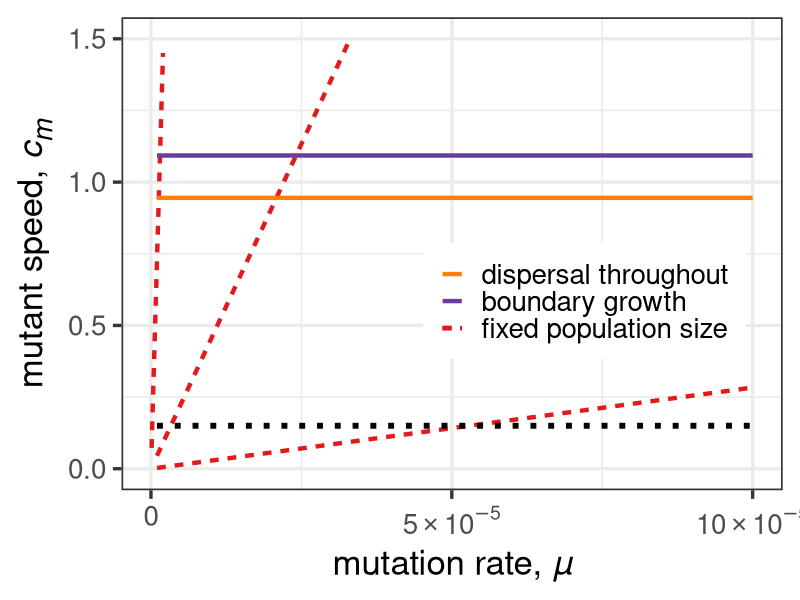
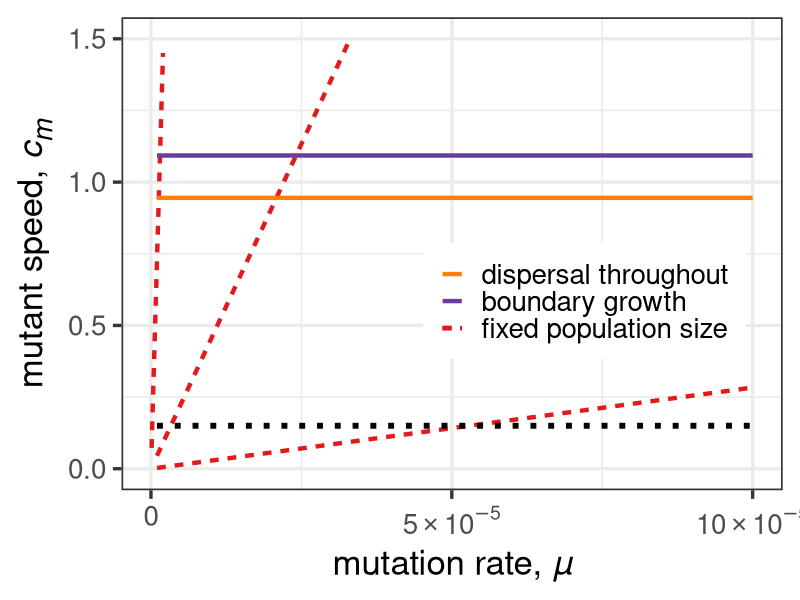

Reproduce these figures in R, in order.
# title: sweep probabilites for alternative growth laws
# author: alexander stein

library("tidyverse")
library("ggtext")
library("RColorBrewer")
library("pracma")

c_wt <- 0.15
mu_1 <- 1:1000/10000000
mu <- 1:100/1000000

#c_m1 <- 0.5^(1/3)*c_wt + c_wt
c_m1 <- 6.3*c_wt
beta <- 7.21675
c_m2 <- sqrt(beta^2+1)*c_wt

c_m1_vec <- rep(c_m1, length(mu))
c_m2_vec <- rep(c_m2, length(mu))
c_wt_vec <- rep(c_wt, length(mu))

x0=5
c_m3 <- mu*pi*x0^4/log(2)
x0=10
c_m4 <- mu*pi*x0^4/log(2)
x0=20
c_m5 <- mu_1*pi*x0^4/log(2)

### Plotting

legend_1 <- "dispersal throughout"
legend_2 <- "boundary growth"
legend_3 <- "fixed population size"

cols <- brewer.pal(12,"Paired")

colours <- t(c(cols[8],cols[10],cols[6]))
colnames(colours) <- c(legend_1, legend_2, legend_3)

lty <- t(c("solid", "solid", "22"))
colnames(lty) <- c(legend_1, legend_2, legend_3)

#scientific_10 <- function(x) { parse(text=gsub("e", " %*% 10^", scales::scientific_format()(x)))}
mylabel <- c(expression(0.0),expression(5.0%*%10^{-5}),expression(10%*%10^{-5}))

ggplot() + 
  geom_line(aes(x=mu, y=c_m3, linetype=legend_3, color=legend_3), linewidth=1.5) +
  geom_line(aes(x=mu, y=c_m4,  linetype=legend_3, color=legend_3), linewidth=1.5) +
  geom_line(aes(x=mu_1, y=c_m5,  linetype=legend_3, color=legend_3), linewidth=1.5) +
  geom_line(aes(x=mu, y=c_wt_vec), linewidth=2.0, color="black", linetype="12") +
  #geom_hline(yintercept = c_wt, linewidth=1.5, color="black", linetype="11") +
  geom_line(aes(x=mu, y=c_m1_vec,  linetype=legend_1, color=legend_1), linewidth=1.5) +
  geom_line(aes(x=mu, y=c_m2_vec,  linetype=legend_2, color=legend_2), linewidth=1.5) +
  labs(x="mutation rate, *µ*", y="mutant speed, *c<sub>m*") +
  ylim(0,1.5) +
  scale_x_continuous(breaks = c(0.0,0.00005,0.0001), labels=mylabel) +
  scale_color_manual(values = colours, limits = c(legend_1, legend_2, legend_3)) +
  scale_linetype_manual(values = lty, limits = c(legend_1, legend_2, legend_3)) +
  theme_bw(base_size = 25) +
  theme(axis.title.x = element_markdown(), axis.title.y = element_markdown(), 
        legend.position = c(0.7,0.4), legend.title = element_blank())


fig <- ggplot() + 
  geom_line(aes(x=mu, y=c_m3, linetype=legend_3, color=legend_3), linewidth=1.5) +
  geom_line(aes(x=mu, y=c_m4,  linetype=legend_3, color=legend_3), linewidth=1.5) +
  geom_line(aes(x=mu_1, y=c_m5,  linetype=legend_3, color=legend_3), linewidth=1.5) +
  geom_line(aes(x=mu, y=c_wt_vec), linewidth=2.0, color="black", linetype="12") +
  #geom_hline(yintercept = c_wt, linewidth=1.5, color="black", linetype="11") +
  geom_line(aes(x=mu, y=c_m1_vec,  linetype=legend_1, color=legend_1), linewidth=1.5) +
  geom_line(aes(x=mu, y=c_m2_vec,  linetype=legend_2, color=legend_2), linewidth=1.5) +
  labs(x="mutation rate, *µ*", y="mutant speed, *c<sub>m*") +
  ylim(0,1.5) +
  scale_x_continuous(breaks = c(0.0,0.00005,0.0001), labels=mylabel) +
  scale_color_manual(values = colours, limits = c(legend_1, legend_2, legend_3)) +
  scale_linetype_manual(values = lty, limits = c(legend_1, legend_2, legend_3)) +
  theme_bw(base_size = 25) +
  theme(axis.title.x = element_markdown(), axis.title.y = element_markdown(), 
        legend.position = c(0.7,0.4), legend.title = element_blank())

a = 1.65
ggsave("/Users/stein02/Desktop/upload/Figures/Figure_4/fig.png", fig, width = 4^a, height = 3^a)


